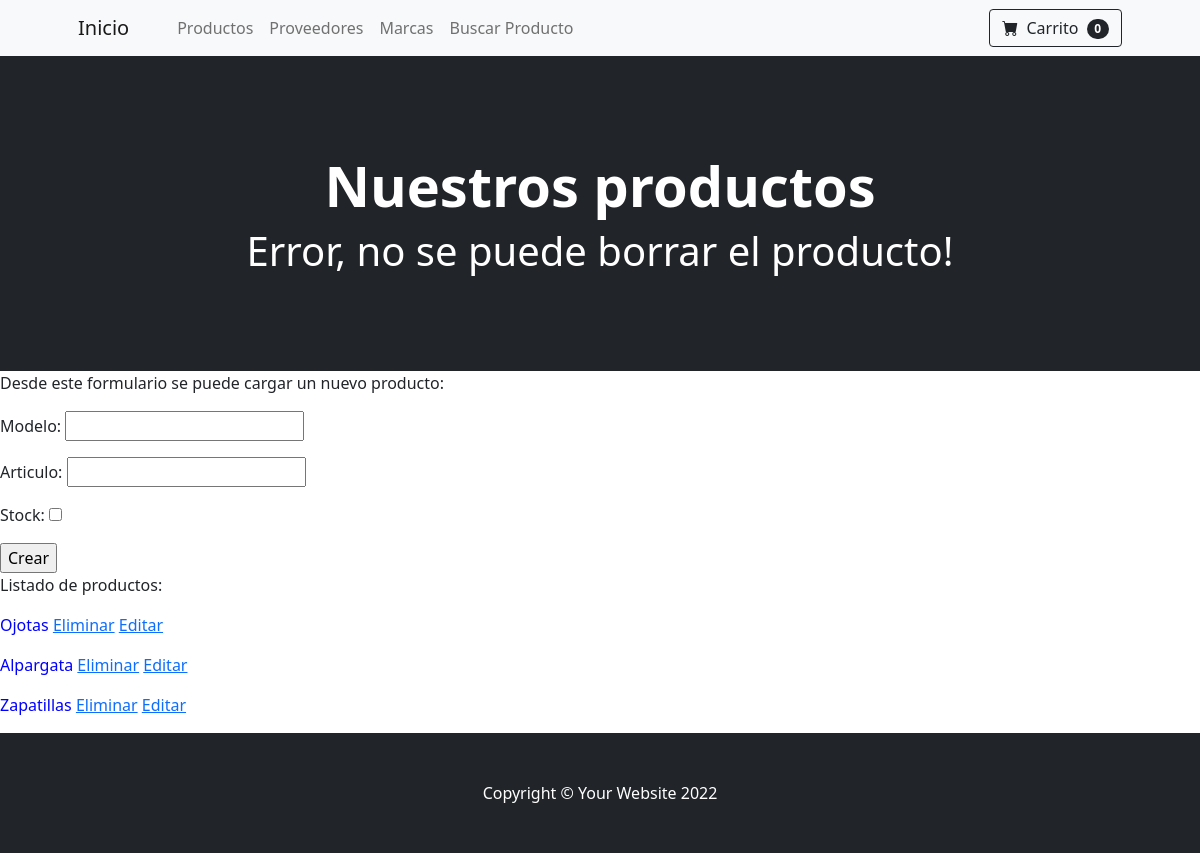
Screenshot of /productos/borrar/2 with the database file from the repository.
### AppExpo/models.py (models this page shows, shortened)
class Producto(models.Model):
    modelo = models.CharField(max_length=40)
    articulo = models.IntegerField()
    stock = models.BooleanField()

### AppExpo/views.py (the view, shortened to what this page needs)
# urls.py: path("productos/borrar/<id_producto>", borrar_producto, name="borrar_producto"),
def borrar_producto(request, id_producto):
    productos = Producto.objects.all()
    form_producto = ProductoFormulario()
    try:
        producto = Producto.objects.get(id=id_producto)
        producto.delete()
        return redirect("productos")
    except:
        contexto_pro = {
        "mensaje_pro1":"Nuestros productos",
        "mensaje_pro2":"Error, no se puede borrar el producto!",
        "productos":productos,
        "form_producto":form_producto
        }
        return render(request, "AppExpo/productos.html",contexto_pro)

### AppExpo/forms.py
class ProductoFormulario(Form):
    modelo = CharField()
    articulo = IntegerField()
    stock = BooleanField()

### AppExpo/templates/AppExpo/productos.html
{% extends 'AppExpo/base.html' %}
{% block titulo %} {{mensaje_pro1}} {% endblock  %}
{% block mensaje %}
<h1>{{mensaje_pro2}}</h1>
{% endblock %}
{% block contenido %}
<p>Desde este formulario se puede cargar un nuevo producto:</p>
<form method="post">{% csrf_token %}
    {{ form_producto.as_p }}
    <input type="submit" value="Crear">
</form>
<p>Listado de productos:</p>
    {% for producto in productos %}
        <p style="color: blue">{{producto.modelo}}
            <a href="{%url 'borrar_producto' producto.id %}">Eliminar</a>
            <a href="{%url 'editar_producto' producto.id %}">Editar</a>
        </p>
    {% endfor %}
{% endblock %}

### rows the page displays
Producto: modelo "Ojotas"
Producto: modelo "Alpargata"
Producto: modelo "Zapatillas"

### other values shown
{{ mensaje_pro1 }} "Nuestros productos"
{{ mensaje_pro2 }} "Error, no se puede borrar el producto!"
